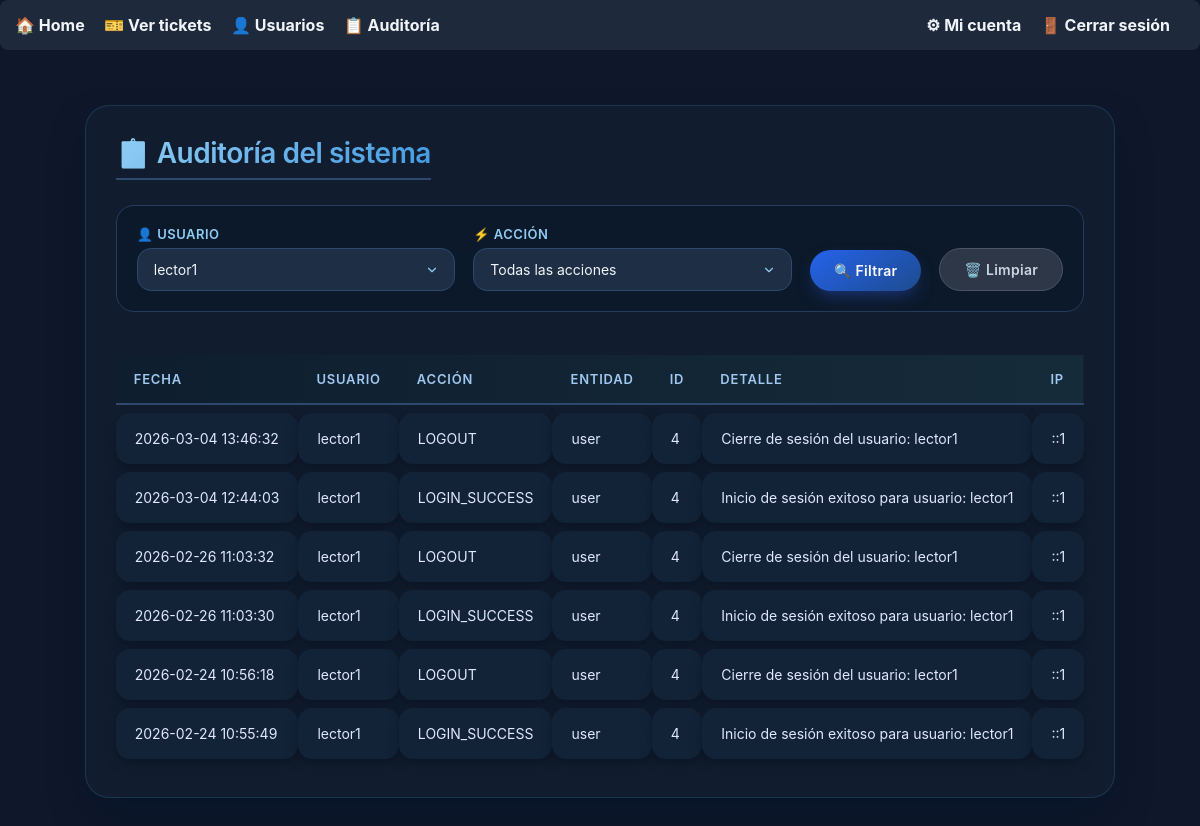
The app's page /audit.php?user_id=4 (signed in) with its own data.
### tables this page shows
CREATE TABLE audit_logs (
            id INTEGER PRIMARY KEY AUTOINCREMENT,
            user_id INTEGER,
            action VARCHAR(50) NOT NULL,
            entity VARCHAR(50) NOT NULL,
            entity_id INTEGER,
            details TEXT NOT NULL,
            ip_address VARCHAR(45),
            user_agent TEXT,
            created_at DATETIME DEFAULT CURRENT_TIMESTAMP
        );

CREATE TABLE users (
            id INTEGER PRIMARY KEY AUTOINCREMENT,
            username TEXT NOT NULL UNIQUE,
            password_hash TEXT NOT NULL,
            role TEXT NOT NULL CHECK(role IN ('admin','tecnico','lector')),
            created_at TEXT NOT NULL DEFAULT (datetime('now'))
        );

### public/audit.php (called while the page is built, shortened)
<?php
require_once __DIR__ . '/../app/audit.php';
$db->setAttribute(PDO::ATTR_ERRMODE, PDO::ERRMODE_EXCEPTION);
$stmt = $db->query("SELECT id, username FROM users ORDER BY username");
$users = $stmt->fetchAll(PDO::FETCH_KEY_PAIR);
$where = [];
$params = [];
if (!empty($_GET['user_id'])) {
    $where[] = "audit_logs.user_id = :user_id";
    $params[':user_id'] = $_GET['user_id'];
}
$sql = "SELECT audit_logs.*, users.username
        FROM audit_logs
        LEFT JOIN users ON audit_logs.user_id = users.id";
if (!empty($where)) {
    $sql .= " WHERE " . implode(' AND ', $where);
}
$sql .= " ORDER BY audit_logs.created_at DESC";
$stmt = $db->prepare($sql);
$stmt->execute($params);
$logs = $stmt->fetchAll(PDO::FETCH_ASSOC);
require_once __DIR__ . '/../views/audit.php';

### views/audit.php (the view, shortened to what this page needs)
<!DOCTYPE html>
<html lang="es">
<head>
</head>
<body>
    <?php require_once __DIR__ . '/partials/menu.php'; ?>
    <div class="audit-container">
        <h1>📋 Auditoría del sistema</h1>
        <form method="GET" class="filters">
            <div class="filter-group">
                <label for="user_id">👤 Usuario</label>
                <select name="user_id" id="user_id">
                    <?php foreach ($users as $id => $username): ?>
                        <option value="<?= $id ?>" <?= (isset($_GET['user_id']) && $_GET['user_id'] == $id) ? 'selected' : '' ?>>
                            <?= htmlspecialchars($username) ?>
                        </option>
                    <?php endforeach; ?>
                </select>
            </div>
            <div class="filter-group">
                <label for="action">⚡ Acción</label>
                <select name="action" id="action">
                    <option value="">Todas las acciones</option>
                </select>
            </div>
            <button type="submit" class="btn-filter">🔍 Filtrar</button>
            <a href="audit.php" class="btn-clear">🗑️ Limpiar</a>
        </form>
        <?php if (empty($logs)): ?>
            <div class="no-results">
                ✨ No hay registros de auditoría que coincidan con los filtros.
            </div>
        <?php else: ?>
            <table class="audit-table">
                <thead>
                    <tr>
                        <th>Fecha</th>
                        <th>Usuario</th>
                        <th>Acción</th>
                        <th>Entidad</th>
                        <th>ID</th>
                        <th>Detalle</th>
                        <th>IP</th>
                    </tr>
                </thead>
                <tbody>
                    <?php foreach ($logs as $log): ?>
                        <tr>
                            <td><?= htmlspecialchars($log['created_at']) ?></td>
                            <td><?= htmlspecialchars($log['username'] ?? 'Sistema/Desconocido') ?></td>
                            <td data-action="<?= htmlspecialchars($log['action']) ?>"><?= htmlspecialchars($log['action']) ?></td>
                            <td><?= htmlspecialchars($log['entity']) ?></td>
                            <td><?= htmlspecialchars($log['entity_id'] ?? '-') ?></td>
                            <td><?= htmlspecialchars($log['details']) ?></td>
                            <td><?= htmlspecialchars($log['ip_address'] ?? '-') ?></td>
                        </tr>
                    <?php endforeach; ?>
                </tbody>
            </table>
        <?php endif; ?>
    </div>
</body>
</html>

### views/audit.php (style rules this page uses)
* { margin: 0; padding: 0; box-sizing: border-box; font-family: 'Inter', system-ui, -apple-system, BlinkMacSystemFont, 'Segoe UI', Roboto, sans-serif; }
body { background-color: #0f172a; min-height: 100vh; display: flex; flex-direction: column; }
.audit-container { max-width: 1300px; margin: 30px auto; padding: 30px; background: rgba(18, 30, 48, 0.9); backdrop-filter: blur(8px); border-radius: 24px; box-shadow: 0 20px 40px -10px rgba(0, 20, 40, 0.7); border: 1px solid rgba(66, 153, 225, 0.2); color: #e2e8f0; }
.audit-container h1 { font-size: 28px; font-weight: 600; margin-bottom: 25px; background: linear-gradient(135deg, #90cdf4 0%, #4299e1 100%); -webkit-background-clip: text; -webkit-text-fill-color: transparent; background-clip: text; letter-spacing: -0.5px; display: inline-block; border-bottom: 2px solid #2d4a6e; padding-bottom: 8px; }
.filters { display: flex; gap: 18px; align-items: flex-end; margin-bottom: 35px; flex-wrap: wrap; background: rgba(10, 25, 41, 0.7); padding: 20px; border-radius: 18px; border: 1px solid #253c5c; }
.filter-group { display: flex; flex-direction: column; flex: 1 1 200px; }
.filter-group label { font-weight: 600; font-size: 13px; text-transform: uppercase; letter-spacing: 0.5px; margin-bottom: 6px; color: #90cdf4; }
.filter-group select { background: #1e2e44; border: 1px solid #2d4a6e; border-radius: 14px; padding: 12px 16px; color: #f0f4fa; font-size: 14px; outline: none; transition: all 0.2s ease; cursor: pointer; appearance: none; background-repeat: no-repeat; background-position: right 15px center; background-size: 14px; }
.btn-filter, .btn-clear { padding: 12px 24px; border: none; border-radius: 40px; font-weight: 600; font-size: 14px; cursor: pointer; transition: all 0.3s ease; text-decoration: none; display: inline-flex; align-items: center; justify-content: center; gap: 8px; letter-spacing: 0.3px; }
.btn-filter { background: linear-gradient(145deg, #2563eb, #1e4b8f); color: white; box-shadow: 0 8px 18px -6px #1e3a8a; }
.btn-clear { background: #2d3748; color: #cbd5e0; border: 1px solid #4a5568; }
.audit-table { width: 100%; border-collapse: separate; border-spacing: 0 8px; margin-top: 20px; }
.audit-table thead tr { background: linear-gradient(90deg, #0e1e2f, #162b3a); }
.audit-table th { padding: 16px 18px; text-align: left; font-weight: 600; font-size: 13px; text-transform: uppercase; letter-spacing: 0.8px; color: #a0c8f0; border-bottom: 2px solid #2d4a6e; white-space: nowrap; }
.audit-table td { padding: 16px 18px; background: #132337; border-radius: 14px; font-size: 14px; color: #e0e7ff; box-shadow: 0 4px 12px rgba(0, 10, 20, 0.4); transition: all 0.25s ease; border: 1px solid transparent; }

### records on screen
audit_logs: created_at "2026-03-04 13:46:32", user.username "lector1", action "LOGOUT", entity "user", entity "4", details "Cierre de sesión del usuario: lector1", ip_address "::1"
audit_logs: created_at "2026-03-04 12:44:03", user.username "lector1", action "LOGIN_SUCCESS", entity "user", entity "4", details "Inicio de sesión exitoso para usuario: lector1", ip_address "::1"
audit_logs: created_at "2026-02-26 11:03:32", user.username "lector1", action "LOGOUT", entity "user", entity "4", details "Cierre de sesión del usuario: lector1", ip_address "::1"
audit_logs: created_at "2026-02-26 11:03:30", user.username "lector1", action "LOGIN_SUCCESS", entity "user", entity "4", details "Inicio de sesión exitoso para usuario: lector1", ip_address "::1"
audit_logs: created_at "2026-02-24 10:56:18", user.username "lector1", action "LOGOUT", entity "user", entity "4", details "Cierre de sesión del usuario: lector1", ip_address "::1"
audit_logs: created_at "2026-02-24 10:55:49", user.username "lector1", action "LOGIN_SUCCESS", entity "user", entity "4", details "Inicio de sesión exitoso para usuario: lector1", ip_address "::1"

### other values on screen
form field user_id "lector1"
